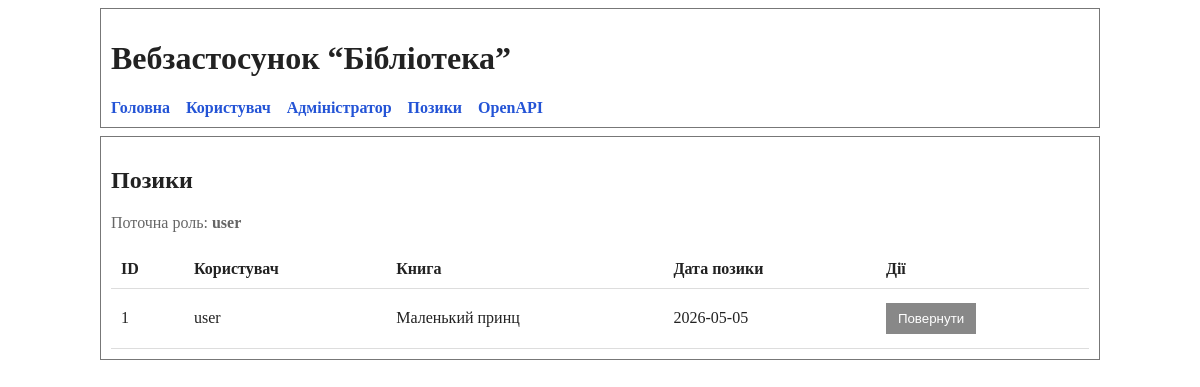
Page /loans on the committed database.
### models.py (models this page shows)
class Loan(Base):
    __tablename__ = "loans"
    id: Mapped[int] = mapped_column(Integer, primary_key=True, index=True)
    user_id: Mapped[int] = mapped_column(ForeignKey("users.id"))
    book_id: Mapped[int] = mapped_column(ForeignKey("books.id"))
    loan_date: Mapped[str] = mapped_column(String(20), nullable=False)
    user: Mapped["User"] = relationship(back_populates="loans")
    book: Mapped["Book"] = relationship(back_populates="loans")

class User(Base):
    __tablename__ = "users"
    id: Mapped[int] = mapped_column(Integer, primary_key=True, index=True)
    username: Mapped[str] = mapped_column(String(50), unique=True, nullable=False)
    role: Mapped[str] = mapped_column(String(20), default="user", nullable=False)
    loans: Mapped[list["Loan"]] = relationship(
        back_populates="user",
        cascade="all, delete-orphan"
    )

class Book(Base):
    __tablename__ = "books"
    id: Mapped[int] = mapped_column(Integer, primary_key=True, index=True)
    title: Mapped[str] = mapped_column(String(150), nullable=False)
    genre: Mapped[str] = mapped_column(String(50), nullable=False)
    year: Mapped[int] = mapped_column(Integer, nullable=False)
    available: Mapped[bool] = mapped_column(Boolean, default=True)
    author_id: Mapped[int] = mapped_column(ForeignKey("authors.id"))
    author: Mapped["Author"] = relationship(back_populates="books")
    loans: Mapped[list["Loan"]] = relationship(
        back_populates="book",
        cascade="all, delete-orphan"
    )

### main.py (the view)
@app.get("/loans", response_class=HTMLResponse, tags=["loans"])
def read_loans(
    request: Request,
    role: str = "user",
    db: Session = Depends(get_db)
):
    loans = (
        db.query(Loan)
        .options(joinedload(Loan.user), joinedload(Loan.book))
        .order_by(Loan.id.desc())
        .all()
    )
    return templates.TemplateResponse(
        "loans.html",
        {
            "request": request,
            "loans": loans,
            "role": role
        }
    )

### templates/loans.html (shortened to what this page needs)
{% extends "base.html" %}
{% block content %}
<h2>Позики</h2>
<p class="muted">Поточна роль: <strong>{{ role }}</strong></p>
<table>
    <thead>
        <tr>
            <th>ID</th>
            <th>Користувач</th>
            <th>Книга</th>
            <th>Дата позики</th>
            <th>Дії</th>
        </tr>
    </thead>
    <tbody>
        {% for loan in loans %}
        <tr>
            <td>{{ loan.id }}</td>
            <td>{{ loan.user.username }}</td>
            <td>{{ loan.book.title }}</td>
            <td>{{ loan.loan_date }}</td>
            <td>
                {% if role == "user" %}
                    <form method="post" action="/loans/{{ loan.id }}/return" style="display:inline;">
                        <button type="submit">Повернути</button>
                    </form>
                {% else %}
                    -
                {% endif %}
            </td>
        </tr>
        {% endfor %}
    </tbody>
</table>
{% endblock %}

### templates/base.html (style rules this page uses)
body { font-family: "Times New Roman", serif; max-width: 1000px; margin: 8px auto; background: white; color: #222; }
table { width: 100%; border-collapse: collapse; margin-top: 18px; }
th, td { padding: 10px; border-bottom: 1px solid #ddd; text-align: left; }
input, select, button { padding: 8px; margin: 4px 0; }
button, .button { background: #888; color: white; border: 0; padding: 8px 12px; cursor: pointer; text-decoration: none; display: inline-block; }
.muted { color: #666; }

### rows in the picture
Loan: id "1", user.username "user", book "Маленький принц", loan_date "2026-05-05"

### other values in the picture
{{ role }} "user"
